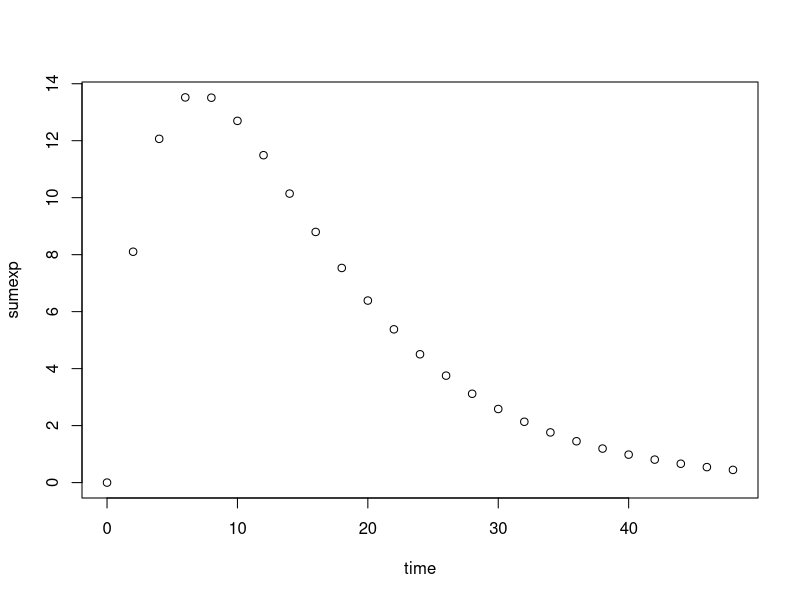
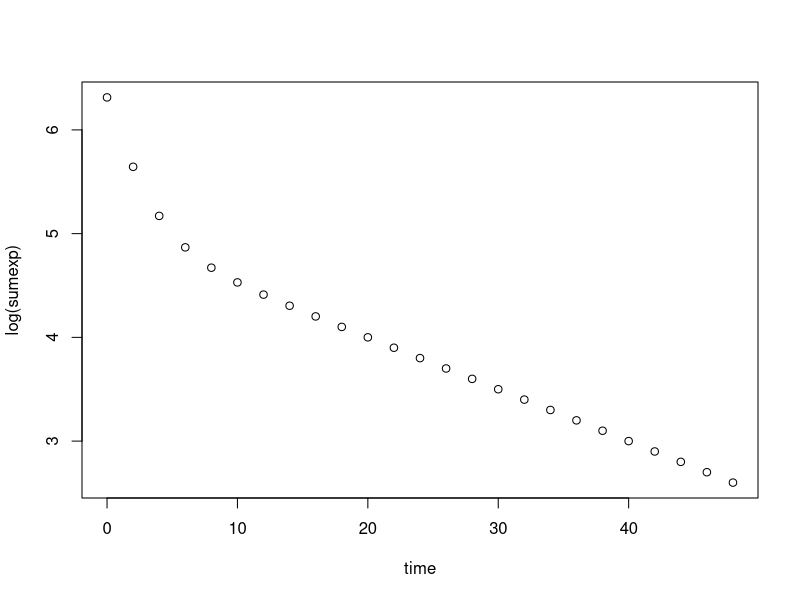
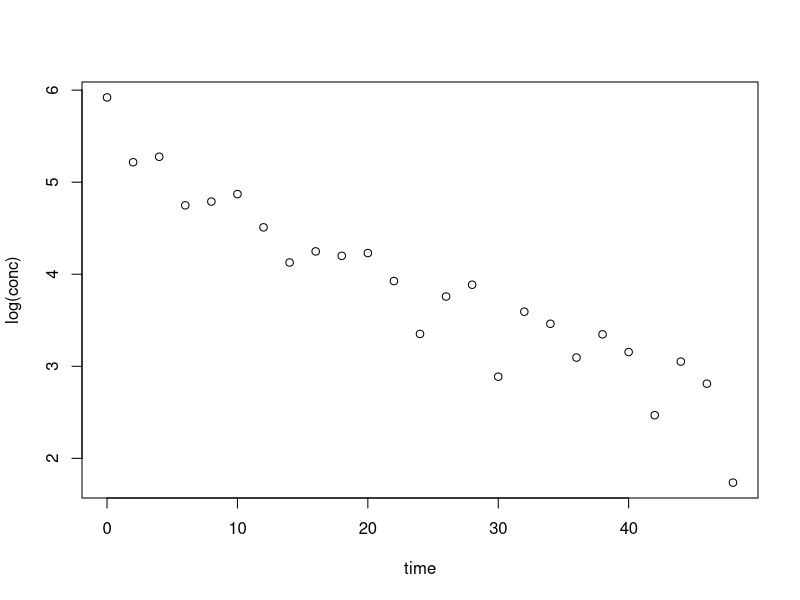
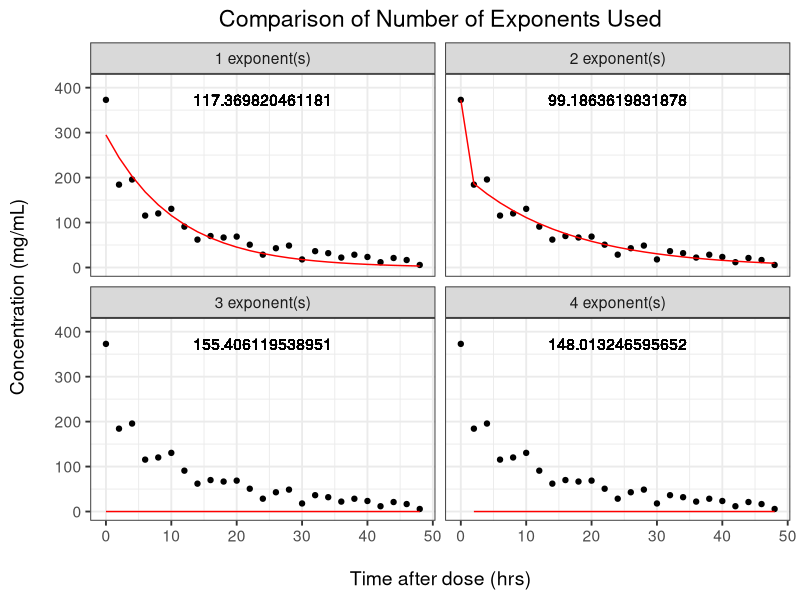
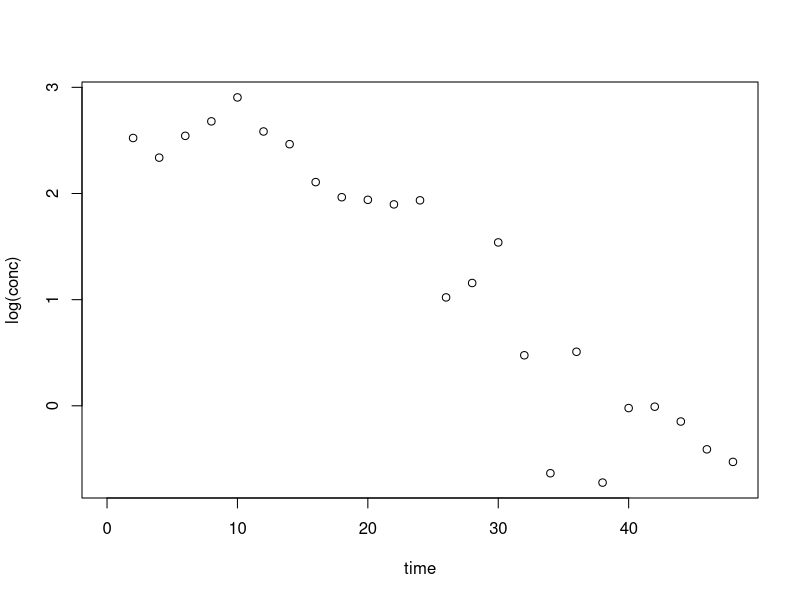
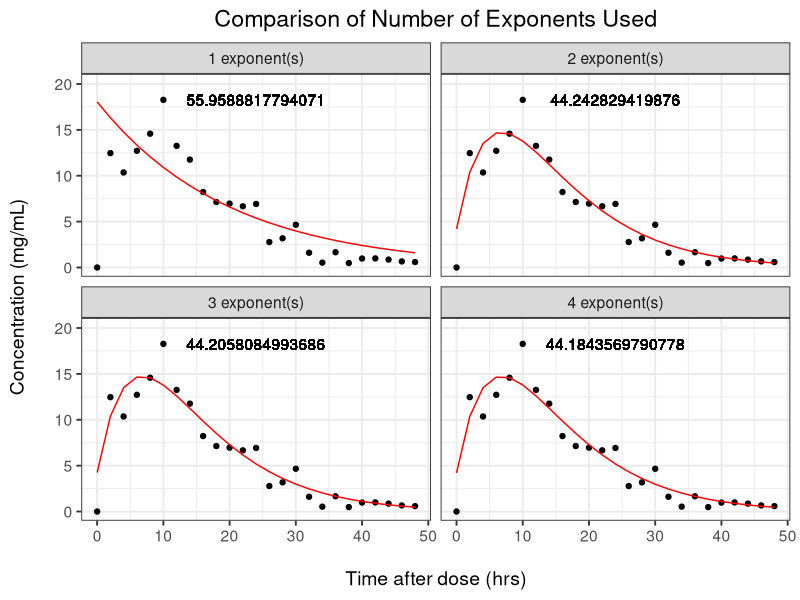

These charts were generated, in order, by the following R code:
# Working out how to fit to PK data using sum of exponentials
# -----------------------------------------------------------------------------
# Email from Richard
# included excel spreadsheet using formulas to fit coefficients of linear
# equations

  library(plyr)
  library(ggplot2)
  theme_bw2 <- theme_set(theme_bw(base_size = 14))
  theme_update(plot.title = element_text(hjust = 0.5))

# Absorption Curve
  time.samp <- seq(0, 48, by = 2)
  absdata <- data.frame(
    time = time.samp,
    line1 = -0.2*time.samp + 4,
    line2 = -0.1*time.samp + 4
  )
  absdata$sumexp <- exp(absdata$line2) - exp(absdata$line1)
  with(absdata, plot(time, sumexp))

# 2 Compartment Curve
  twodata <- data.frame(
    time = time.samp,
    line1 = -0.5*time.samp + 6,
    line2 = -0.05*time.samp + 5
  )
  twodata$sumexp <- exp(twodata$line1) + exp(twodata$line2)
  with(twodata, plot(time, log(sumexp)))
# -----------------------------------------------------------------------------
# Setup OFV functions
# Flexible sum of coefficients function
  pred.sumexp <- function(x, t, subtract.last) {
    n <- length(x)/2
    for (i in 1:n) {
      if (!exists("yhat")) yhat <- exp(x[i]*t + x[n+i])
      else if (i != n | subtract.last == F) yhat <- yhat + exp(x[i]*t + x[n+i])
      else if (subtract.last == T) yhat <- yhat - exp(x[i]*t + x[n+i])
    }
    return(yhat)
  }

  # Flexible maximum likelihood estimmation
  mle.sumexp <- function(par, x, y, abs = F) {
    yhat <- pred.sumexp(par, x, abs)
    err <- y - yhat
    sigma <- sd(err)
    loglik <- dnorm(y, yhat, sigma, log = T)
    return(-1*sum(loglik))
  }

  multi.mle.sumexp <- function(data, absorp = F, comp = 3) {
    x <- data[which(data[, 2] != 0), 1]
    y <- data[which(data[, 2] != 0), 2]
    opt.par <- list(NULL)
    opt.val <- list(NULL)
    init.par <- unname(lm(log(y) ~ x)$coefficients)[c(2, 1)]
    for (i in 1:comp) {
      ss <- 0.05*(i - 1)
      optres <- optim(
        rep(init.par, each = i)*rep(seq(1 - ss, 1 + ss, length.out = i), 2),
        mle.sumexp,  # maximum likelihood fitting function
        method = "BFGS",
        x = x, y = y, abs = absorp
      )
      opt.par[[i]] <- optres$par
      opt.val[i] <- optres$value
    }
    res <- list(par = opt.par, value = opt.val)
    res
  }

  plot.sumexp <- function(res, data, absorp = F) {
    plotdata <- ldply(res$par, function(x) {
      data.frame(
        comp = as.factor(length(x)/2),
        time = data$time,
        cobs = data$conc,
        pred = pred.sumexp(x, data$time, absorp),
        objv = res$value[[length(x)/2]]
      )
    })
    levels(plotdata$comp) <- paste(levels(plotdata$comp), "exponent(s)")

    ylim <- c(0, 1.1*max(plotdata$cobs))
    xlim <- c(0, max(plotdata$time))
    plotobj <- NULL
    plotobj <- ggplot(data = plotdata)
    plotobj <- plotobj + ggtitle("Comparison of Number of Exponents Used")
    plotobj <- plotobj + geom_point(aes(x = time, y = cobs))
    plotobj <- plotobj + geom_line(aes(x = time, y = pred), colour = "red")
    plotobj <- plotobj + geom_text(aes(x = median(time), y = max(cobs), label = objv))
    plotobj <- plotobj + scale_y_continuous("Concentration (mg/mL)\n", lim = ylim)
    plotobj <- plotobj + scale_x_continuous("\nTime after dose (hrs)", lim = xlim)
    plotobj <- plotobj + facet_wrap(~comp)
    plotobj
  }

# -----------------------------------------------------------------------------
# Will require fitting to real data, parameters are slope and intercept
  err <- 1 + rnorm(n = length(time.samp), mean = 0, sd = 0.3)
  data1 <- data.frame(
    time = time.samp,
    conc = twodata$sumexp * err
  )
  with(data1, plot(time, log(conc)))

  all.res <- multi.mle.sumexp(data1, comp = 4)
  #with(all.res, which(unlist(value) == min(unlist(value))))  # best fit
  plot.sumexp(all.res, data1)

# -----------------------------------------------------------------------------
# Will require fitting to real data, parameters are slope and intercept
  err <- 1 + rnorm(n = length(time.samp), mean = 0, sd = 0.3)
  data2 <- data.frame(
    time = time.samp,
    conc = absdata$sumexp*err
  )
  with(data2, plot(time, log(conc)))

  all.res <- multi.mle.sumexp(data2, comp = 4, absorp = T)

  plot.sumexp(all.res, data2, absorp = T)
